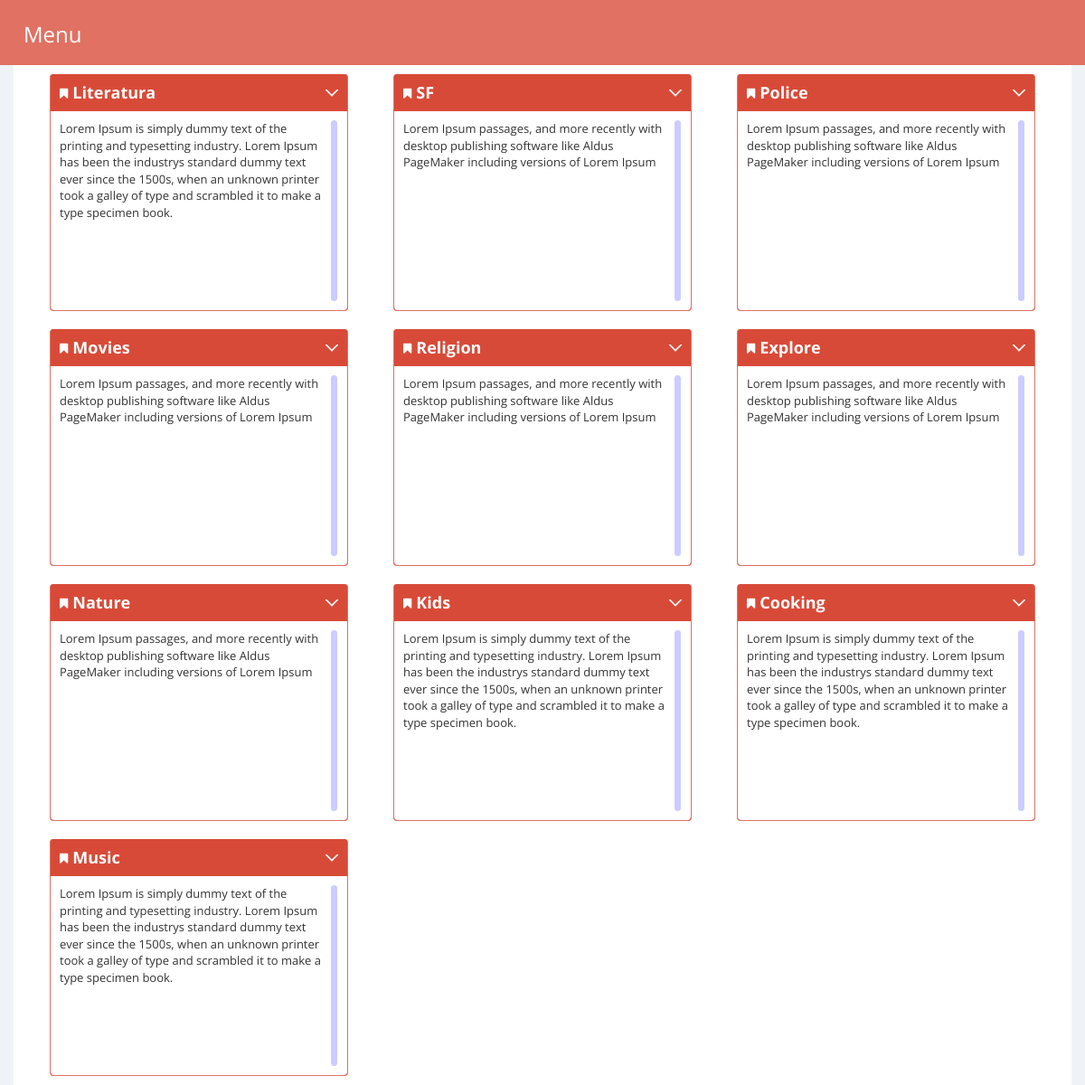
/index.php?action=HomeController_displayHomepage, run on the app's committed database.
### tables this page shows
CREATE TABLE `categorii` (
  `id` int(11) NOT NULL,
  `nume` varchar(60) NOT NULL,
  `descriere` text NOT NULL
);

### components/Views/View.php (called while the page is built)
<?php
class View
{
    private $components;
    public function __construct()
    {
        $this->components = array();
    }
    public function assign($key, $val)
    {
        $this->components[$key] = $val;
    }
    public function __get($key)
    {
        return $this->components[$key];
    }
    public function show($template)
    {
        include "templates/" . $template;
    }
}

### components/Controller/HomeController.php (called while the page is built, shortened)
<?php
class HomeController extends BaseController
{
    public $categoryService;
    public function __construct()
    {
        $this->categoryService = new CategoryService();
        return parent::__construct();
    }
    public function displayHomepage()
    {
        $this->view->assign("categorii", $this->categoryService->selectAll());
        $this->view->show("homepage.php");
    }
}

### index.php (called while the page is built, shortened)
<?php
$app = new Application();
$app->run();
?>

### utils/db.php (called while the page is built, shortened)
<?php
class Database
{
    private $conn;
    private $servername;
    private $username;
    private $password;
    private $dbname;
    public function __construct($servername, $username, $password, $dbname)
    {
        $this->servername = $servername;
        $this->username = $username;
        $this->password = $password;
        $this->dbname = $dbname;
    }
    private function connectToDb()
    {
        $this->conn = new mysqli($this->servername, $this->username, $this->password, $this->dbname);
    }
    public function getAll($sqlQuery)
    {
        $result = mysqli_query($this->conn, $sqlQuery);
        $queryResult = array();
        if ($result->num_rows > 0) {
            while ($row = $result->fetch_assoc()) {
                $queryResult[] = $row;
            }
        }
        return $queryResult;
    }
}

### components/Repository/BaseRepository.php (called while the page is built, shortened)
<?php
class BaseRepository
{
    private $db;
    protected $table;
    public function __construct(Database $db)
    {
        $this->db = $db;
    }
    public function selectAll()
    {
        $sqlQuery = "SELECT * FROM " . $this->table;
        return $this->db->getAll($sqlQuery);
    }
}

### components/Service/BaseService.php (called while the page is built, shortened)
<?php
require_once "utils/db.php";
require_once "components/Repository/BaseRepository.php";
abstract class BaseService
{
    public $repo;
    public function __construct($repo)
    {
        $this->repo = $repo;
    }
    public function selectAll()
    {
        return $this->repo->selectAll();
    }
}

### templates/homepage.php (the view, shortened to what this page needs)
<!DOCTYPE html>
<html lang="en">
<head>
    <link href="css/jquery.fancybox.css" rel="stylesheet" type="text/css"/>
    <link href="css/portfolio.css" rel="stylesheet" type="text/css"/>
</head>
<body>
<div class="row">
    <?php
    include "header.php";
    foreach ($this->categorii as $cat) {
        echo "<div class=\"col-md-4 \">
        <div class=\"portlet box red\">
            <div class=\"portlet-title\">
                <div class=\"caption\">
                    <i class=\"fa fa-bookmark\"></i>";
        echo '<a class="cat-link" href="index.php?action=CategoryController_displayCategories&id=' . $cat["id"] . '" >' . ucfirst($cat["nume"]) . '</a>';
        echo "    </div>
                <div class=\"tools\">
                    <a href=\"javascript:;\" class=\"collapse\">
                    </a>
                </div>
            </div>
            <div class=\"portlet-body\">
                <div class=\"scroller\" style=\"height:200px; \" data-always-visible=\"1\" data-rail-visible=\"1\"
                     data-rail-color=\"blue\" data-handle-color=\"red\">";
        echo $cat["descriere"];
        echo '</div>
            </div>
        </div>
    </div>';
    }
    ?>
</div>
</body>
</html>

### css/plugins.css (style rules this page uses)
.scroller { padding: 0px; margin: 0px; padding-right: 12px; overflow: hidden; }

### css/default.css (style rules this page uses)
body { background-color: #3D4A53; }

### css/style.css (style rules this page uses)
body { background-color: #eff3f8; overflow-x: hidden; }
.box { border: 2px solid black; min-width: 200px; display: inline-block; padding: 15px; margin: 10px; }
.cat-link { color: white; font-weight: bold; }
a { color: #e07163; }

### data on the page
categorii: nume "Literatura", descriere "Lorem Ipsum is simply dummy text of the printing and typesetting industry. Lorem Ipsum has been the industrys standard dummy text ever since the 1500s, when an unknown printer took a galley of type and scrambled it to make a type specimen book."
categorii: nume "SF", descriere "Lorem Ipsum passages, and more recently with desktop publishing software like Aldus PageMaker including versions of Lorem Ipsum"
categorii: nume "Police", descriere "Lorem Ipsum passages, and more recently with desktop publishing software like Aldus PageMaker including versions of Lorem Ipsum"
categorii: nume "Movies", descriere "Lorem Ipsum passages, and more recently with desktop publishing software like Aldus PageMaker including versions of Lorem Ipsum"
categorii: nume "Religion", descriere "Lorem Ipsum passages, and more recently with desktop publishing software like Aldus PageMaker including versions of Lorem Ipsum"
categorii: nume "Explore", descriere "Lorem Ipsum passages, and more recently with desktop publishing software like Aldus PageMaker including versions of Lorem Ipsum"
categorii: nume "Nature", descriere "Lorem Ipsum passages, and more recently with desktop publishing software like Aldus PageMaker including versions of Lorem Ipsum"
categorii: nume "Kids", descriere "Lorem Ipsum is simply dummy text of the printing and typesetting industry. Lorem Ipsum has been the industrys standard dummy text ever since the 1500s, when an unknown printer took a galley of type and scrambled it to make a type specimen book."
categorii: nume "Cooking", descriere "Lorem Ipsum is simply dummy text of the printing and typesetting industry. Lorem Ipsum has been the industrys standard dummy text ever since the 1500s, when an unknown printer took a galley of type and scrambled it to make a type specimen book."
categorii: nume "Music", descriere "Lorem Ipsum is simply dummy text of the printing and typesetting industry. Lorem Ipsum has been the industrys standard dummy text ever since the 1500s, when an unknown printer took a galley of type and scrambled it to make a type specimen book."
